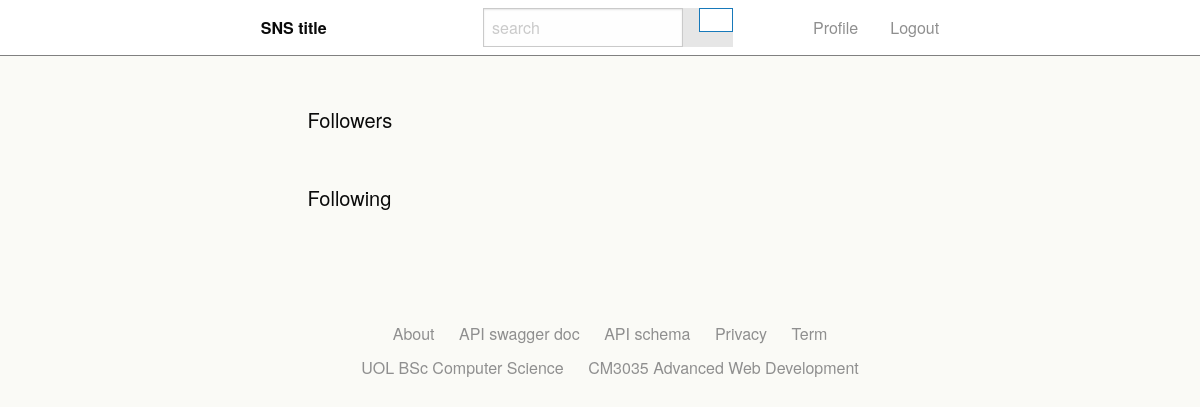
The app's page /friend_list/ (signed in), older data.
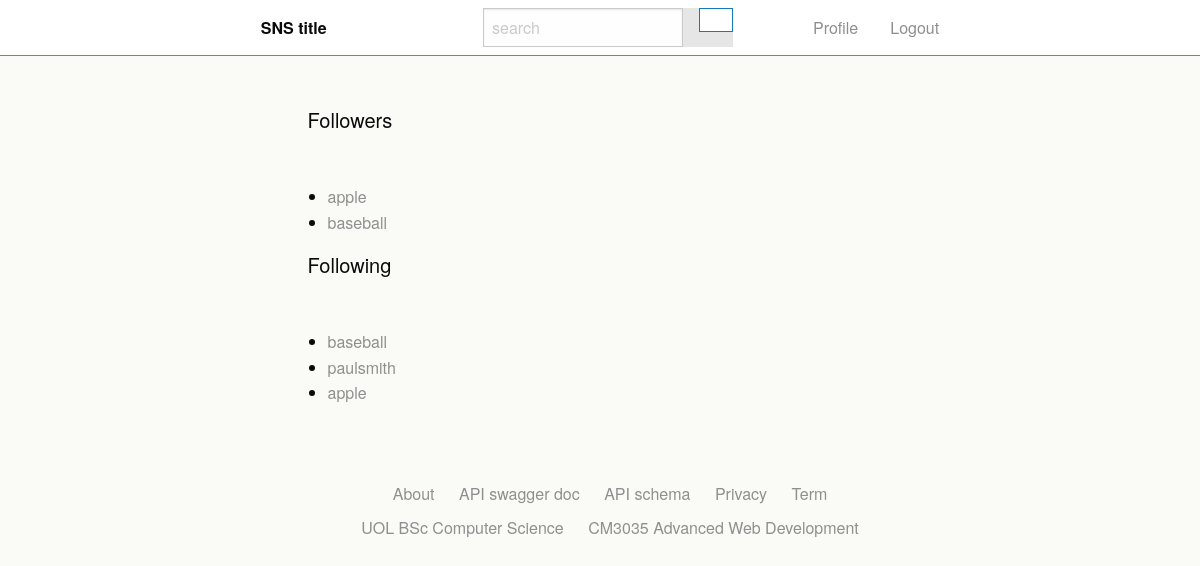
The same page, newer data.
### snsApp/models.py (models this page shows)
class Follower(models.Model):
    user = models.CharField(max_length=200)
    follower = models.CharField(max_length=200)
    chat_room = models.CharField(max_length=100, null=True)

### snsApp/views.py (the view)
# urls.py: path('friend_list/', views.network_list, name='network_list'),
def network_list(request):
    if request.method == "GET":
        follower_list=[]
        followers = Follower.objects.filter(user=request.user)
        for user in followers:
            follower_list.append(user)
        following_list=[]
        followings = Follower.objects.filter(follower=request.user)
        for user in followings:
            following_list.append(user)
        return render(request, "snsApp/network.html", {"follower_list":follower_list, "following_list":following_list})
    else:
        return HttpResponseRedirect("user_home/")

### snsApp/templates/snsApp/network.html (shortened to what this page needs)
{% include "./header.html" %}
<body>
  {% include "./nav.html" %}
  <div class="grid-containor">
    <div class="grid-x grid-margin-x">
      <div class="cell large-7">
        <h5 style="margin-bottom:50px;">Followers</h5>
        <ul>
          {% for user in follower_list %}
            <li><a href="/{{ user.follower }}/">{{ user.follower }}</a></li>
          {% endfor %}
        </ul>
        <h5 style="margin-bottom:50px;">Following</h5>
        <ul>
          {% for user in following_list %}
          <li><a href="/{{ user.user }}/">{{ user.user }}</a></li>
          {% endfor %}
        </ul>
      </div>
    </div>
  </div>
  {% include "./footer.html" %}
</body>

Row changes from the older to the newer data that the page shows:
added Follower: follower "apple", shown under "Followers"
added Follower: follower "baseball", shown under "Followers"
added Follower: user "baseball", shown under "Following"
added Follower: user "paulsmith", shown under "Following"
added Follower: user "apple", shown under "Following"
